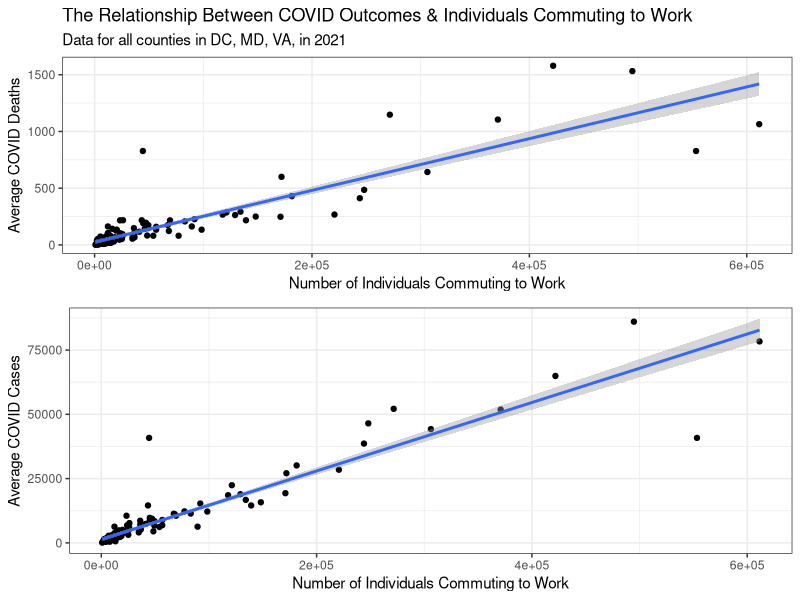
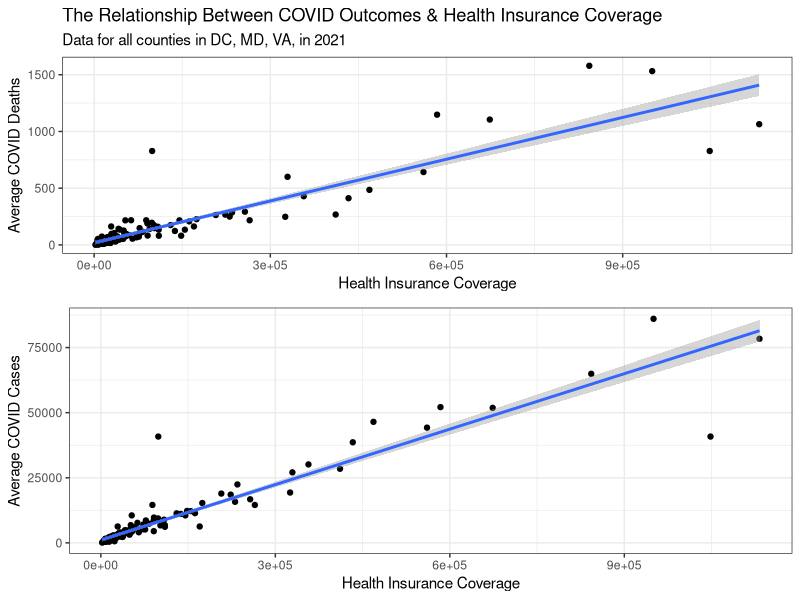

R code for these plots, in order:
## ---- chunk 1

library(tidyverse)
read_csv("covid_econ_data.csv") -> df

df %>%
ggplot(aes(y = average_deaths, x = estimate_number_commuting_to_work)) +
  geom_point() + 
  geom_smooth(method = "lm") + 
  theme_bw() + 
  labs(x = "Number of Individuals Commuting to Work", y = "Average COVID Deaths") +
  ggtitle("The Relationship Between COVID Outcomes & Individuals Commuting to Work", subtitle = "Data for all counties in DC, MD, VA, in 2021") -> p1

df %>%
ggplot(aes(y = average_cases, x = estimate_number_commuting_to_work)) +
  geom_point() + 
  geom_smooth(method = "lm") + 
  labs(x = "Number of Individuals Commuting to Work", y = "Average COVID Cases") +
  theme_bw() -> p2

gridExtra::grid.arrange(p1, p2, ncol = 1)

## ---- chunk 2
df %>%
ggplot(aes(y = average_deaths, x = estimate_health_insurance_coverage)) +
  geom_point() + 
  geom_smooth(method = "lm") + 
  theme_bw() + 
  labs(y = "Average COVID Deaths", x = "Health Insurance Coverage") +
  ggtitle("The Relationship Between COVID Outcomes & Health Insurance Coverage", subtitle = "Data for all counties in DC, MD, VA, in 2021") -> p1

df %>%
ggplot(aes(y = average_cases, x = estimate_health_insurance_coverage)) +
  geom_point() + 
  geom_smooth(method = "lm") + 
  theme_bw() + 
  labs(y = "Average COVID Cases", x = "Health Insurance Coverage")  -> p2

gridExtra::grid.arrange(p1, p2, ncol = 1)
